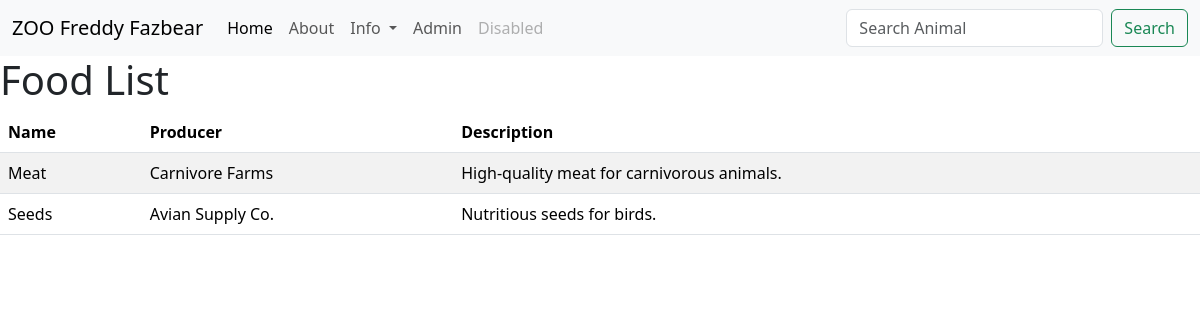
Screenshot of /food_list/ with the database file from the repository.
### zoo_app/models.py (models this page shows)
class Food(models.Model):
    name = models.CharField(max_length=100)
    producer = models.CharField(max_length=100)
    description = models.TextField()

### zoo_app/views.py (the view)
# urls.py: path('food_list/', food_list, name='food_list'),
def food_list(request):
    foods = Food.objects.all()
    return render(request, 'food_list.html', {'foods': foods})

### zoo_app/templates/food_list.html
{% extends 'base.html' %}
{% block content %}
<h1>Food List</h1>
<table class="table table-striped">
  <thead>
    <tr>
      <th>Name</th>
      <th>Producer</th>
      <th>Description</th>
    </tr>
  </thead>
  <tbody>
    {% for food in foods %}
    <tr>
      <td>{{ food.name }}</td>
      <td>{{ food.producer }}</td>
      <td>{{ food.description }}</td>
    </tr>
    {% endfor %}
  </tbody>
</table>
{% endblock %}

### zoo_app/templates/base.html (style rules this page uses)
body { min-height: 100vh; display: flex; flex-direction: column; }

### rows the page displays
Food: name "Meat", producer "Carnivore Farms", description "High-quality meat for carnivorous animals."
Food: name "Seeds", producer "Avian Supply Co.", description "Nutritious seeds for birds."
